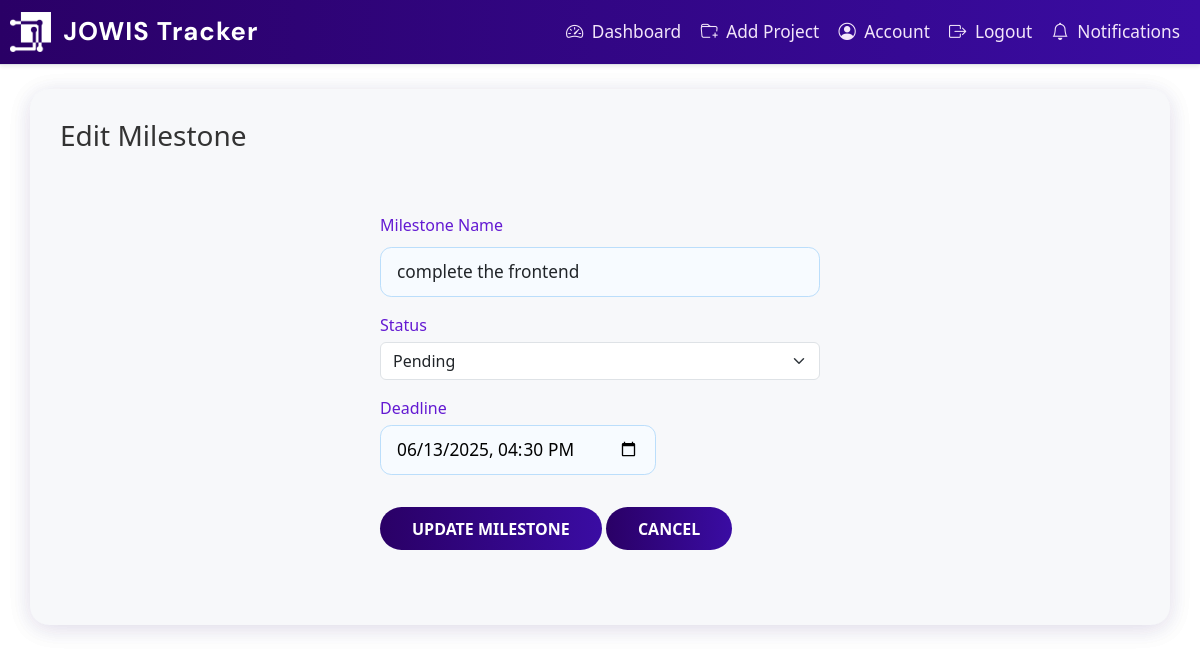
The app's page /milestone/10/edit (signed in) with its own data.
### app/dbmodels.py (models this page shows)
class Milestone(db.Model):
    id = db.Column(db.Integer, primary_key=True)
    name = db.Column(db.String(140), nullable=False)
    deadline = db.Column(db.DateTime, nullable=False)
    project_id = db.Column(db.Integer, db.ForeignKey("project.id", ondelete="CASCADE"), nullable=False) # ondelete="CASCADE" ensures that if a project is deleted, its milestones are also deleted
    tasks = db.relationship("Task", backref="milestone", lazy="dynamic")
    status = db.Column(db.String(20), nullable=False, default="Pending")

### app/routes.py (the view)
@main.route("/milestone/<int:milestone_id>/edit", methods=["GET"])
@login_required
def edit_milestone(milestone_id):
    milestone = Milestone.query.get_or_404(milestone_id)
    if current_user.role != 'admin' and current_user not in milestone.project.users:
        flash("You do not have permission to edit this milestone.", "danger")
        abort(403)
    return render_template("edit_milestone.html", milestone=milestone)

### app/templates/edit_milestone.html (shortened to what this page needs)
{% extends "base.html" %}
{% block content %}
<div class="container mt-4">
    <h3>Edit Milestone</h3>
    <form method="POST">
        <div class="mb-3">
            <label class="form-label">Milestone Name</label>
            <input type="text" name="name" class="form-control" value="{{ milestone.name }}" required>
        </div>
        <div class="mb-3">
            <label class="form-label">Status</label>
            <select name="status" class="form-select">
                <option value="Pending" {% if milestone.status == "Pending" %}selected{% endif %}>Pending</option>
            </select>
        </div>
        <div class="mb-3">
            <label class="form-label">Deadline</label>
            <input type="datetime-local" name="deadline" value="{{ milestone.deadline.strftime('%Y-%m-%dT%H:%M') if milestone.deadline else '' }}">
        </div>
        <button type="submit" class="btn btn-primary">Update Milestone</button>
        <a href="{{ url_for('main.dashboard') }}" class="btn btn-secondary">Cancel</a>
    </form>
</div>
{% endblock %}

### app/static/style.css (style rules this page uses)
body { background: #fff !important; font-family: "Segoe UI", Tahoma, Geneva, Verdana, sans-serif; color: #333; margin: 0; padding: 0; }
.btn, input[type="submit"], .submit, .btn-primary, .btn-outline-primary, .button { background: linear-gradient(90deg, #2a0066 0%, #3a0ca3 100%); color: #fff !important; border: none; transition: background 0.2s; }
body, body.bg-light, body.bg-gradient, body.bg-purple, body.bg-pink { background: #fff !important; }
.container, .container-login, .container-signup, .signup-container, .signup-container-1, .form-container { background: #f7f8fa !important; box-shadow: 0 4px 24px rgba(42, 0, 102, 0.08); border-radius: 1.2rem; }
input[type="text"], input[type="password"] { width: 100%; padding: 12px 15px; margin: 10px 0; border: 1px solid #ccc; border-radius: 6px; box-sizing: border-box; }
body { font-family: "Segoe UI", Tahoma, Geneva, Verdana, sans-serif; background-color: #f0f2f5; margin: 0; }
form { width: 350px; }
label { display: block; margin-top: 15px; margin-bottom: 5px; color: #555; font-weight: bold; }
input[type="text"], input[type="email"], input[type="password"] { width: 100%; padding: 12px 15px; margin: 10px 0; border: 1px solid #ccc; border-radius: 6px; box-sizing: border-box; }
a { color: #007bff; text-decoration: none; }
body { background-color: #f2f2f2; font-family: Arial, sans-serif; margin: 0; }
body { background-color: #f4f6f8; font-family: "Segoe UI", Tahoma, Geneva, Verdana, sans-serif; color: #333; margin: 0; padding: 0; }
.container { padding: 30px; border-radius: 12px; }
label { font-weight: bold; margin-bottom: 8px; display: block; }
input[type="text"], input[type="datetime"], input[type="checkbox"], textarea, select { width: 100%; padding: 10px 12px; border: 1px solid #ccc; border-radius: 8px; box-sizing: border-box; transition: 0.3s ease; }
body { font-family: "Segoe UI", Tahoma, Geneva, Verdana, sans-serif; background-color: #f4f6f8; margin: 0; }
form { padding: 25px 30px; border-radius: 10px; box-shadow: 0 4px 10px none; width: 100%; max-width: 500px; margin: 20px auto; }
label { display: block; margin-bottom: 8px; color: #555; font-weight: 500; }
input[type="text"], textarea { width: 100%; padding: 10px 12px; margin-bottom: 20px; border: 1px solid #9932cc; border-radius: 6px; font-size: 16px; transition: border-color 0.3s ease; }
.btn-primary, .btn-outline-primary { background: linear-gradient(90deg, #ad19d2 0%, #9042f5 100%); border: none; color: #fff; font-weight: 500; transition: background 0.2s; }
body { background: linear-gradient(120deg, #e3e6fd 0%, #cebbfb 100%); }
form label, .form-label { color: #6319d2; font-weight: 500; margin-bottom: 0.3rem; }
form input[type="text"], form input[type="datetime-local"], form textarea, form select, .form-control { border-radius: 0.7rem; border: 1px solid #bbdefb; background: #f7fbff; padding: 0.7rem 1rem; font-size: 1.08rem; margin-bottom: 1rem; transition: border 0.2s; }
.btn, input[type="submit"] { border-radius: 2em; font-weight: 600; padding: 0.6em 2em; background: linear-gradient(90deg, #5d19d2 0%, #7842f5 100%); color: #fff; border: none; transition: background 0.2s; }

### app/static/custom.css (style rules this page uses)
body { background: #fff !important; font-family: "Segoe UI", Tahoma, Geneva, Verdana, sans-serif; color: #333; margin: 0; padding: 0; }
.btn, input[type="submit"], .submit, .btn-primary, .btn-outline-primary, .button { background: linear-gradient(90deg, #2a0066 0%, #3a0ca3 100%); color: #fff !important; border: none; transition: background 0.2s; }
body, body.bg-light, body.bg-gradient, body.bg-purple, body.bg-pink { background: #fff !important; }
.container, .container-login, .container-signup, .signup-container, .signup-container-1, .form-container { background: #f7f8fa !important; box-shadow: 0 4px 24px rgba(42, 0, 102, 0.08); border-radius: 1.2rem; }
input[type="text"], input[type="email"], input[type="password"], input[type="datetime-local"], textarea, select, .form-control { border-radius: 0.7rem; border: 1px solid #b266ff; background: #faf5ff; padding: 0.7rem 1rem; font-size: 1.08rem; margin-bottom: 1rem; transition: border 0.2s; }
.btn, input[type="submit"], .submit, .btn-primary, .btn-outline-primary, .button { background: linear-gradient(90deg, #2a0066 0%, #3a0ca3 100%); color: #fff !important; border: none; transition: background 0.2s; font-size: 16px; text-transform: uppercase; cursor: pointer; }

### records on screen
Milestone: name "complete the frontend", status "Pending", deadline "06/13/2025 16:30"
